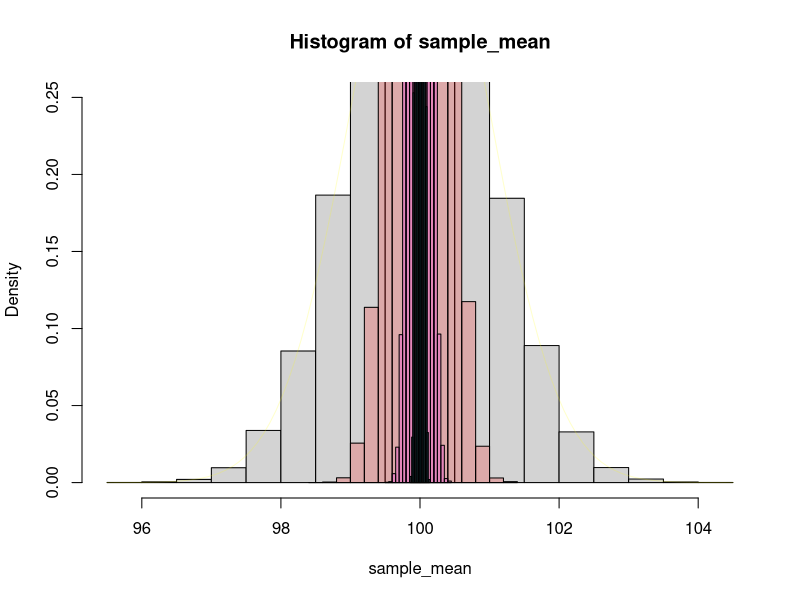
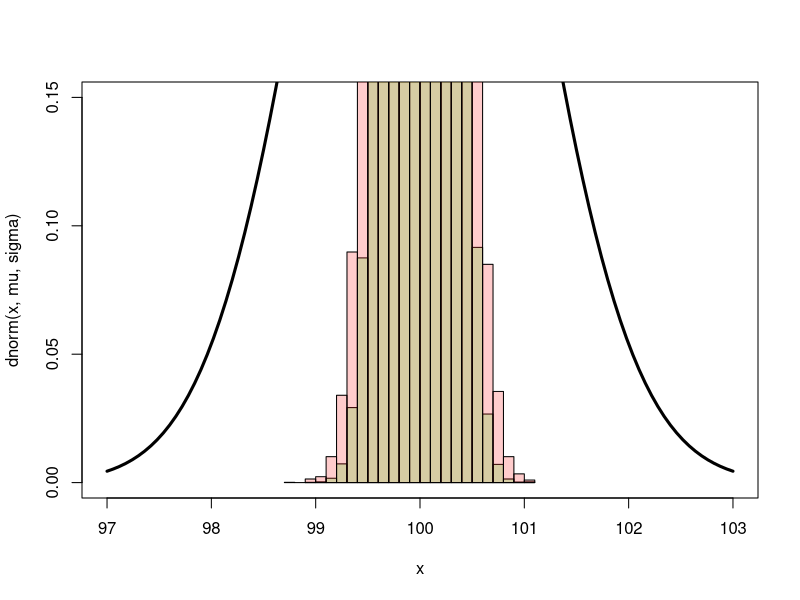
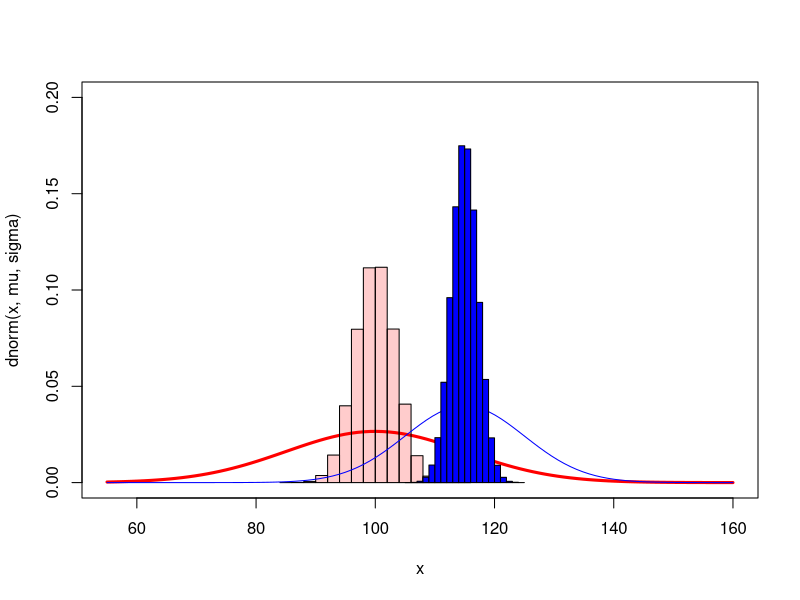
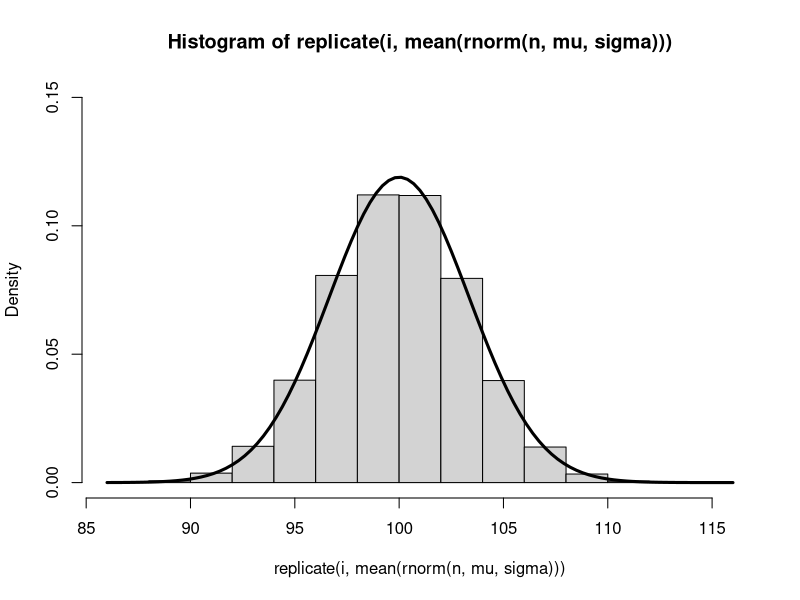

The R source for these figures, in order: (Note: this script raises an error after producing the figures.)
# Class 12
# Sampling Distribution of Means
mu <- 100;sigma <- 1
n <- 1
i <- 100000
replicate(i, mean(rnorm(n, mu, sigma))) -> sample_mean
hist(sample_mean, freq=FALSE, ylim = c(0,0.25))
curve(dnorm(x, mu, sigma), add=TRUE, col= rgb(1, 1, 0, 0.2))  
# As n goes up, historgram gets more centered around mu. With n = 1 it is just dnorm
n <- 10
replicate(i, mean(rnorm(n, mu, sigma))) -> sample_mean
hist(sample_mean, add=T, col = rgb(1, 0, 0, 0.2), freq=FALSE)

n <- 100
replicate(i, mean(rnorm(n, mu, sigma))) -> sample_mean
hist(sample_mean, add=T, col = rgb(1, 0, 1, 0.2), freq=FALSE)

n <- 1000
replicate(i, mean(rnorm(n, mu, sigma))) -> sample_mean
hist(sample_mean, add=T, col = rgb(0, 1, 1, 0.2), freq=FALSE)


# As n goes up, histogram gets more centered around mu. With n = 1 it is just dnorm  
# Mean and median are unbiased estimators. But mean is more efficient estimator
# standard error is standard deviation of sampling distribution

curve(dnorm(x, mu, sigma), mu - 3*sigma, mu + 3*sigma, ylim=c(0,0.15), lwd=3)
n <- 20
replicate(i, mean(rnorm(n, mu, sigma))) -> sample_mean
hist(sample_mean, add=T, col = rgb(0, 1, 0, 0.2), freq=FALSE)
replicate(i, median(rnorm(n, mu, sigma))) -> sample_median
hist(sample_median, add=T, col = rgb(1, 0, 0, 0.2), freq=FALSE)

# Mean is a better guess than median. rgb 4th argument is opacity

#Exercises
#Compare avg people and geniuses
# Avg people
mu <- 100
sigma <- 15
curve(dnorm(x, mu, sigma), mu - 3*sigma, mu + 4*sigma, ylim=c(0,0.2), lwd=3, col="red")
hist(replicate(i, mean(rnorm(20, mu, sigma))), freq=FALSE, col=rgb(1, 0, 0, 0.2), add=TRUE)

mu <- 115
sigma <- 10
curve(dnorm(x,mu,sigma), add=TRUE, col="blue")
hist(replicate(i, mean(rnorm(20, mu, sigma))), freq=FALSE, col="blue", add=TRUE)


# Assuming IQ is normally distributed, what is the probability of drawing a random sample 
# with N = 25 and sample mean > 130
mu <- 100; sigma <- 15; n <- 20
hist(replicate(i, mean(rnorm(n, mu, sigma))), freq=FALSE, ylim=c(0, 0.15))
curve(dnorm(x, mu, sigma / sqrt(n)), add=T, lwd=3)

# Exercise 2 what is the probability of pulling a sample with N = 25 and sample mean > 130
# Standard error of sample mean is sigma / sqrt(25)
mu <- 100; n <- 25; sigma <- 15/sqrt(n)
pnorm(130, mu, sigma, lower.tail=F) 

#Between 85 and 115
pnorm(115, mu, sigma) - pnorm(85, mu, sigma) 

#Between 95 and 105
pnorm(105, mu, sigma) - pnorm(95, mu, sigma) 

mu <- 100; n <- 10; sigma <- 15/sqrt(n)
#Greater than 130
1-pnorm(130, mu, sigma) 

#Between 85 and 115
pnorm(115, mu, sigma) - pnorm(85, mu, sigma) 

#Between 95 and 105
pnorm(105, mu, sigma) - pnorm(95, mu, sigma) 

#If n is 1 then it's pnorm with sample_sigma = sigma, greater chance of means varying from 100

#Exercise 3, what is range of values 95% of sample means will fall in with a sample of 50 people
mu <- 100; n <- 50; sigma <- 15/sqrt(n)
qnorm(0.025, mu, sigma)
qnorm(0.975, mu, sigma)
qnorm(c(0.025, 0.975), mu, sigma)
# 95 - 105
#How many people do you need to sample to have 95% chance their their mean will fall between 95 and 105
mu <- 100; n <- 35; sigma <- 15/sqrt(n)
qnorm(0.025, mu, sigma)
qnorm(0.975, mu, sigma)
#At least 35 people
mu + qnorm(0.025) * sigma # = 95
mu - qnorm(0.025) * sigma
(qnorm(0.975)/((105-mu)/15))^2
(qnorm(0.975)*3)^2

#Bonus
#Use variance function
#Plot simulated sampling distribution of IQ variance
corrvariance <- function(s) {
  sum(((s-mean(s))^2) / (length(s) - 1))
}
variance <- function(s) {
  sum(((s-mean(s))^2) / length(s))
}
mu <- 100; n <-10; sigma <- 15; i <- 50000
hist(replicate(i, variance(rnorm(n, mu, sigma)), freq=FALSE))
hist(replicate(i, corrvariance(rnorm(n, mu, sigma)), add=T, col= rgb(1, 1, 0, 0.2), freq=FALSE))
(225)
abline(v=225, col="red")
# As n goes up it tends to go to center around 225, which is 15^2, the population variance
# But it's right-skewed with smaller n, biased
# The mean of all these (mean(replicate...)) is like 180, not 225

# Sample estimate of variance = 1 / (N-1) * sum(Xi- mean(X))^2
# Bessel's correction uses N-1 instead of N. Estimating a parameter "costs" 1 degree of freedom
mean(replicate(i, var(rnorm(n, mu, sigma)), freq=FALSE))

#Mean vs. Median minimizes sum of squared deviations
mu <- 100; sigma <- 15
rnorm(20, mu, sigma) -> iqs
i <- 100000
mean(replicate(i, {
  rnorm(20, mu, sigma) -> iqs
  sum((iqs - mean(iqs))^2) -> mean.dev 
  sum((iqs - median(iqs))^2) -> median.dev
  mean.dev <= median.dev | isTRUE(all.equal(mean.dev, median.dev))
}))